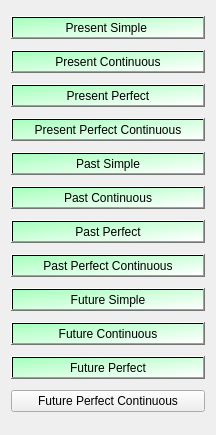
       <widget class="QWidget" name="page">
        <property name="geometry">
         <rect>
          <x>0</x>
          <y>0</y>
          <width>216</width>
          <height>435</height>
         </rect>
        </property>
        <attribute name="label">
         <string>12 Types of Tenses</string>
        </attribute>
        <layout class="QGridLayout" name="gridLayout_2">
         <item row="0" column="0">
          <widget class="QPushButton" name="psimple">
           <property name="styleSheet">
            <string notr="true">background-color: qlineargradient(spread:pad, x1:0, y1:0, x2:1, y2:1, stop:0 rgba(167, 255, 189, 255), stop:1 rgba(255, 255, 255, 255));

</string>
           </property>
           <property name="text">
            <string>Present Simple </string>
           </property>
          </widget>
         </item>
         <item row="1" column="0">
          <widget class="QPushButton" name="pCont">
           <property name="styleSheet">
            <string notr="true">background-color: qlineargradient(spread:pad, x1:0, y1:0, x2:1, y2:1, stop:0 rgba(167, 255, 189, 255), stop:1 rgba(255, 255, 255, 255));
</string>
           </property>
           <property name="text">
            <string>Present Continuous</string>
           </property>
          </widget>
         </item>
         <item row="2" column="0">
          <widget class="QPushButton" name="pPer">
           <property name="styleSheet">
            <string notr="true">background-color: qlineargradient(spread:pad, x1:0, y1:0, x2:1, y2:1, stop:0 rgba(167, 255, 189, 255), stop:1 rgba(255, 255, 255, 255));
</string>
           </property>
           <property name="text">
            <string>Present Perfect</string>
           </property>
          </widget>
         </item>
         <item row="3" column="0">
          <widget class="QPushButton" name="pPerCon">
           <property name="styleSheet">
            <string notr="true">background-color: qlineargradient(spread:pad, x1:0, y1:0, x2:1, y2:1, stop:0 rgba(167, 255, 189, 255), stop:1 rgba(255, 255, 255, 255));
</string>
           </property>
           <property name="text">
            <string>Present Perfect Continuous</string>
           </property>
          </widget>
         </item>
         <item row="4" column="0">
          <widget class="QPushButton" name="paSimp">
           <property name="styleSheet">
            <string notr="true">background-color: qlineargradient(spread:pad, x1:0, y1:0, x2:1, y2:1, stop:0 rgba(167, 255, 189, 255), stop:1 rgba(255, 255, 255, 255));
</string>
           </property>
           <property name="text">
            <string>Past Simple</string>
           </property>
          </widget>
         </item>
         <item row="5" column="0">
          <widget class="QPushButton" name="paCont">
           <property name="styleSheet">
            <string notr="true">background-color: qlineargradient(spread:pad, x1:0, y1:0, x2:1, y2:1, stop:0 rgba(167, 255, 189, 255), stop:1 rgba(255, 255, 255, 255));
</string>
           </property>
           <property name="text">
            <string>Past Continuous</string>
           </property>
          </widget>
         </item>
         <item row="6" column="0">
          <widget class="QPushButton" name="paPer">
           <property name="styleSheet">
            <string notr="true">background-color: qlineargradient(spread:pad, x1:0, y1:0, x2:1, y2:1, stop:0 rgba(167, 255, 189, 255), stop:1 rgba(255, 255, 255, 255));
</string>
           </property>
           <property name="text">
            <string>Past Perfect</string>
           </property>
          </widget>
         </item>
         <item row="7" column="0">
          <widget class="QPushButton" name="paPerCont">
           <property name="styleSheet">
            <string notr="true">background-color: qlineargradient(spread:pad, x1:0, y1:0, x2:1, y2:1, stop:0 rgba(167, 255, 189, 255), stop:1 rgba(255, 255, 255, 255));
</string>
           </property>
           <property name="text">
            <string>Past Perfect Continuous</string>
           </property>
          </widget>
         </item>
         <item row="8" column="0">
          <widget class="QPushButton" name="fSimp">
           <property name="styleSheet">
            <string notr="true">background-color: qlineargradient(spread:pad, x1:0, y1:0, x2:1, y2:1, stop:0 rgba(167, 255, 189, 255), stop:1 rgba(255, 255, 255, 255));
</string>
           </property>
           <property name="text">
            <string>Future Simple</string>
           </property>
          </widget>
         </item>
         <item row="9" column="0">
          <widget class="QPushButton" name="fCont">
           <property name="styleSheet">
            <string notr="true">background-color: qlineargradient(spread:pad, x1:0, y1:0, x2:1, y2:1, stop:0 rgba(167, 255, 189, 255), stop:1 rgba(255, 255, 255, 255));
</string>
           </property>
           <property name="text">
            <string>Future Continuous</string>
           </property>
          </widget>
         </item>
         <item row="10" column="0">
          <widget class="QPushButton" name="fPer">
           <property name="styleSheet">
            <string notr="true">background-color: qlineargradient(spread:pad, x1:0, y1:0, x2:1, y2:1, stop:0 rgba(167, 255, 189, 255), stop:1 rgba(255, 255, 255, 255));
</string>
           </property>
           <property name="text">
            <string>Future Perfect</string>
           </property>
          </widget>
         </item>
         <item row="11" column="0">
          <widget class="QPushButton" name="fPerCont">
           <property name="text">
            <string>Future Perfect Continuous</string>
           </property>
          </widget>
         </item>
        </layout>
       </widget>
